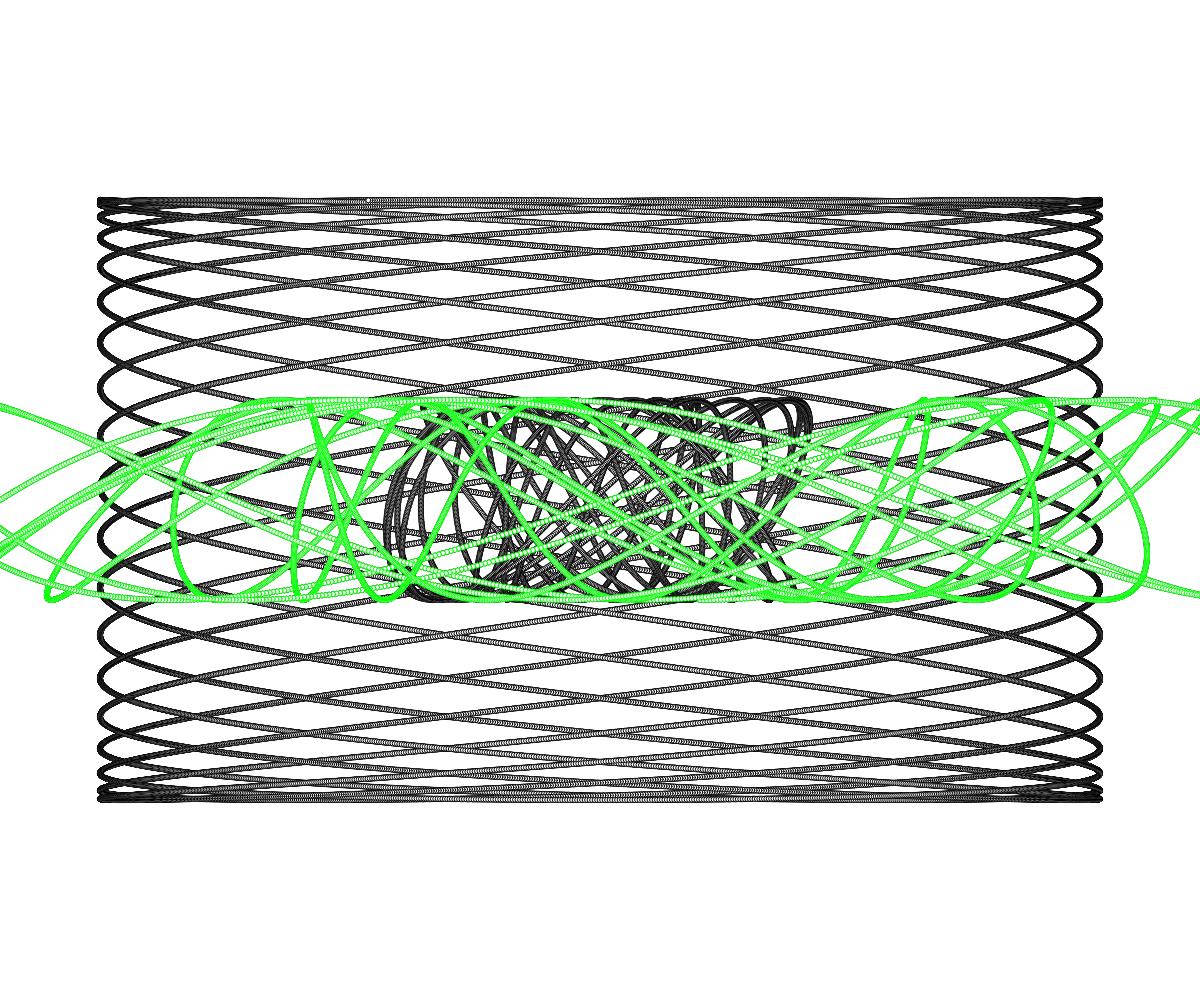
Frame 1 (no input)
Frame 60 (no input): identical to frame 1, image omitted
Frame 120 (the mouse pressed at the canvas centre since frame 60): identical to frame 1, image omitted

The p5.js sketch that drew this single still picture (run headless with seeded random() and noise() and a simulated clock; from frame 60 on, the mouse is pressed at the canvas centre):

// p5.js sketch
// ── sketch.js
function setup() {
  createCanvas(windowWidth, windowHeight);
  for (let index = 0; index < 10000; index++) {
    // stroke(random(0,255), random(0,255),random(0,255))
    ellipse(windowWidth/2+sin(index/200)*500 +cos(index/150)*100 +sin(index/145)*145, windowHeight/2 + cos(index/74)*100, 5);
  }
  for (let index = 0; index < 100000; index++) {
    // stroke(random(0,255), random(0,255),random(0,255))
    ellipse(windowWidth/2+sin(index/200)*500 , windowHeight/2 + cos(index/740)*300, 5);
  }
  for (let index = 0; index < 10000; index++) {
    // stroke(random(0,255), random(0,255),random(0,255))
    ellipse(windowWidth/2+sin(index/100)*60 +cos(index/150)*10 +sin(index/145)*145, windowHeight/2 + cos(index/74)*100, 5);
  }
  // for (let index = 0; index < 10000; index++) {
  //   // stroke(random(0,255), random(0,255),random(0,255))
  //   ellipse(windowWidth/2+sin(index/20)*50 +cos(index/150)*10 +sin(index/145)*145, windowHeight/2 + cos(index/74)*100, 5);
  // }
  stroke(0,255,0)
  for (let index = 0; index < 10000; index++) {
    // stroke(random(0,255), random(0,255),random(0,255))
    ellipse(windowWidth/2+sin(index/200)*500 +cos(index/150)*100 +sin(index/145)*145, windowHeight/2 + cos(index/74)*100, 5);
  }
}

function draw() {
  // background(220);
  // ellipse(windowWidth/2+sin(millis()/1000)*50 +sin(millis()/1000)*145, windowHeight/2 + cos(millis()/784)*100, 5);
}
